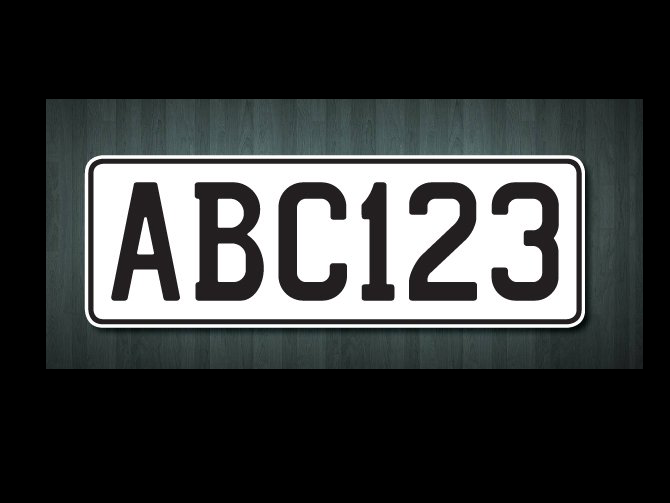
#> input picture NP_image12.jpg, 670 x 503 px
$ python tryOpenCV.py   (Python 2 division)
#> lines starting #> are read from the running program, lines starting #| are printed output that depends on the picture
# coding: utf-8
import numpy as np
import cv2
from matplotlib import pyplot as plt
from scipy import misc

def plot_ProjPlot(projArr, peak, leftbound, rightbound):
    plt.plot(projArr)
    plt.axvline(x=peak, color='g')
    plt.axvline(x=leftbound, color='r')
    plt.axvline(x=rightbound, color='r')

"""
# So we used double phase method to locate the number plate, but in our way.
# - we compute convolution product of the source image then project rather then the reverse order
# - we use the "vertical edge filter" kernel matrix only, instead of horizontal/vertical rank filter
# - and the way we calculate the horizontal coordinate is made up by myself.(of course not target on specific case)
# - its not stable(very)
# - if we could figure out the the rank filter to do the convolution, we could easily follow the paper.
"""

def plate_localization(sourceImg):
    # read grey scale image
#> called with sourceImg = 'NP_image12.jpg'
    img = cv2.imread(sourceImg, 0)
#> img: shape (503, 670); min 0, max 255, mean 58.1
    # img = cv2.resize(img,(0,0),fx=0.5,fy=0.5)

    # kernel matrice for convoution
    kernelX = np.array([-1,-1,-1,0,0,0,1,1,1]).reshape(3,3)
    kernelY = np.array([-1,0,1,-1,0,1,-1,0,1]).reshape(3,3)

    # compute the convolution using "vertical edge filter"
    imgConV = cv2.filter2D(img,-1,kernelY)
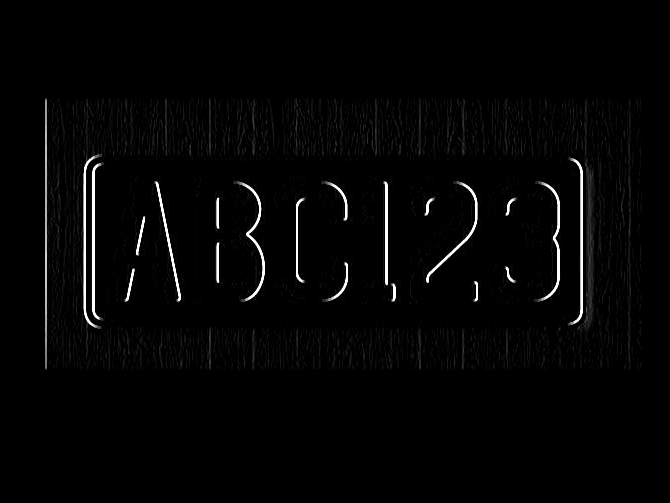
#> imgConV: shape (503, 670); min 0, max 255, mean 4.8

    # project to y-axis(sum of each row) and find the miximum
    yproject = imgConV.sum(axis = 1)
#> yproject = 503 values, max 12198 at index 200, min 0 at index 0, mean 3241
    yPeak = np.max(yproject)
#> yPeak = 12198
    yFoot = 0.55*yPeak   # threshold 0.55
#> yFoot = 6708.9

    # caluculat the vertical coordinate of the band
    yPeakIndex = np.argmax(yproject)
#> yPeakIndex = 200
    ystart = 0
    yend = 0
    for each in range(0,yPeakIndex):
        if(yproject[each] <= yFoot):
            ystart = each

    for each in range(yPeakIndex,len(yproject)):
        if(yproject[each] <= yFoot):
            yend = each
            break
#> this loop made 102 passes
#> yend on pass 102: 301

    plot_ProjPlot(yproject,yPeak,ystart,yend)
    # plt.show()

    # crop the band out
    img_band = img[ystart:yend,0:img.shape[1]]
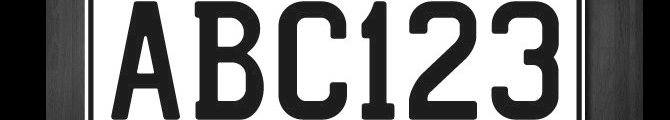
#> img_band: shape (120, 670); min 0, max 255, mean 127.1
    # cv2.imwrite('NP_image6_band.png',img_band)


    # do horizontal convolution on band
    bandConH = cv2.filter2D(img_band,-1,kernelY)
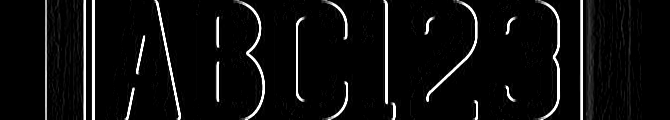
#> bandConH: shape (120, 670); min 0, max 255, mean 14.3

    # # x-axis project of band convolution(sum of each column)
    bandProjX = np.sum(bandConH, axis=0)
#> bandProjX = 670 values, max 30600 at index 84, min 0 at index 0, mean 1712.4
    xPeak = np.max(bandProjX)
#> xPeak = 30600
    xPeakIndex = np.argmax(bandProjX)
#> xPeakIndex = 84

    # caluculat the vertical coordinate of the band
    '''
    here we observe variance is very high in the region of the number plate(intensive peaks)
    - so , still, we set up the threshold, but find the minimum x < xPeakIndex, while bandProjX[x] >= threshold as 'left' boundary
    - and we find the maximum x > xPeakIndex, while bandProjX[x] >= threshold as 'right' boundary
    - indeed, its not stable
    '''
    xFoot = xPeak*0.55
#> xFoot = 16830
    xstart = 0
    xend = 0
    for each in range(0,xPeakIndex):
        if(bandProjX[each] >= xFoot):
            xstart = each
            break

    for each in range(xPeakIndex,len(bandProjX)):
        if(bandProjX[each] >= xFoot):
            xend = each

    plot_ProjPlot(bandProjX,xPeakIndex,xstart,xend)
    # plt.show()

    # here we got the plate!
    img_crop = img_band[0:yend-ystart, xstart:xend]
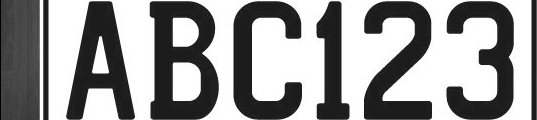
#> img_crop: shape (120, 537); min 0, max 255, mean 151.1
    # cv2.imwrite("grey12.jpg",img_crop)
    # print img_crop.shape


    cv2.imshow("source", img)
    cv2.waitKey(0)

    cv2.imshow("img_band", img_band)
    cv2.waitKey(0)

    cv2.imshow("img_crop",img_crop)
    cv2.waitKey(0)

    return img_crop

def plate_sementation(plate):
    print plate.shape
#| (120, 537)
    # [4 lines of commented-out code are left out]
    xProjction = np.sum(plate,axis=0)
#> xProjction = 537 values, max 30600 at index 49, min 0 at index 0, mean 18128.8
    Vm = np.max(xProjction)
#> Vm = 30600
    Va = np.mean(xProjction)
#> Va = 18128.8
    Vb = 2*Va - Vm
#> Vb = 5657.7
    Xm = np.argmax(xProjction)
#> Xm = 49
    dividePoint = []
    Xl = 0
    Xr = 0
    while xProjction[Xm] >= 0.86*Vm:
        for x in range(Xm,0,-1):
            if xProjction[x] <= 0.7*xProjction[Xm]:
                Xl = x
                break
        for x in range(Xm,len(xProjction)):
            if xProjction[x] <= 0.8*xProjction[Xm]:
                Xr = x
                break
        for x in range(Xl, Xr):
            xProjction[x] =0
        dividePoint.append(Xm)
        Xm = np.argmax(xProjction)
#> this loop made 8 passes
#> Xm on passes 1 to 8: 139, 219, 307, 355, 435, 515, 41, 447
#> after the loop, dividePoint = [49, 139, 219, 307, 355, 435, 515, 41]; xProjction = 537 values, max 24056 at index 447, min 0 at index 0, mean 10191.4
    dividePoint.sort()
    characters = []
    Xr = 0
    for x in dividePoint:
        Xl = Xr
        Xr = x
        characters.append(plate[0:plate.shape[0], Xl:Xr])
#> this loop made 8 passes
#> (x, Xl, Xr) on passes 1 to 8: (41, 0, 41), (49, 41, 49), (139, 49, 139), (219, 139, 219), (307, 219, 307), (355, 307, 355), (435, 355, 435), (515, 435, 515)
#> after the loop, characters = 8 items
    characters.append(plate[0:plate.shape[0],dividePoint[-1]:plate.shape[1]])
    return characters


if __name__ == '__main__':
    plate = plate_localization('NP_image12.jpg')
    characters = plate_sementation(plate)
#> characters = 9 items
    for each in characters:
        cv2.imshow("char", each)
        cv2.waitKey(0)
#> this loop made 9 passes
#> pass 1, `cv2.imshow("char", each)`:
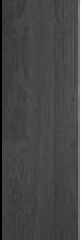
#> window 'char': shape (120, 41) (shown 2 times larger); min 0, max 255, mean 72.9
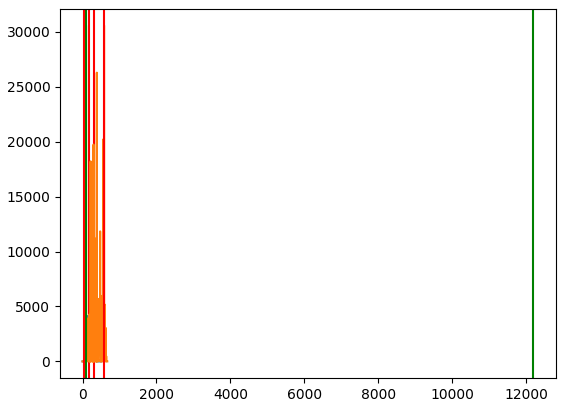
#> figure drawn by matplotlib, 1 panel; curve peaks at x = 200, y = 12198
